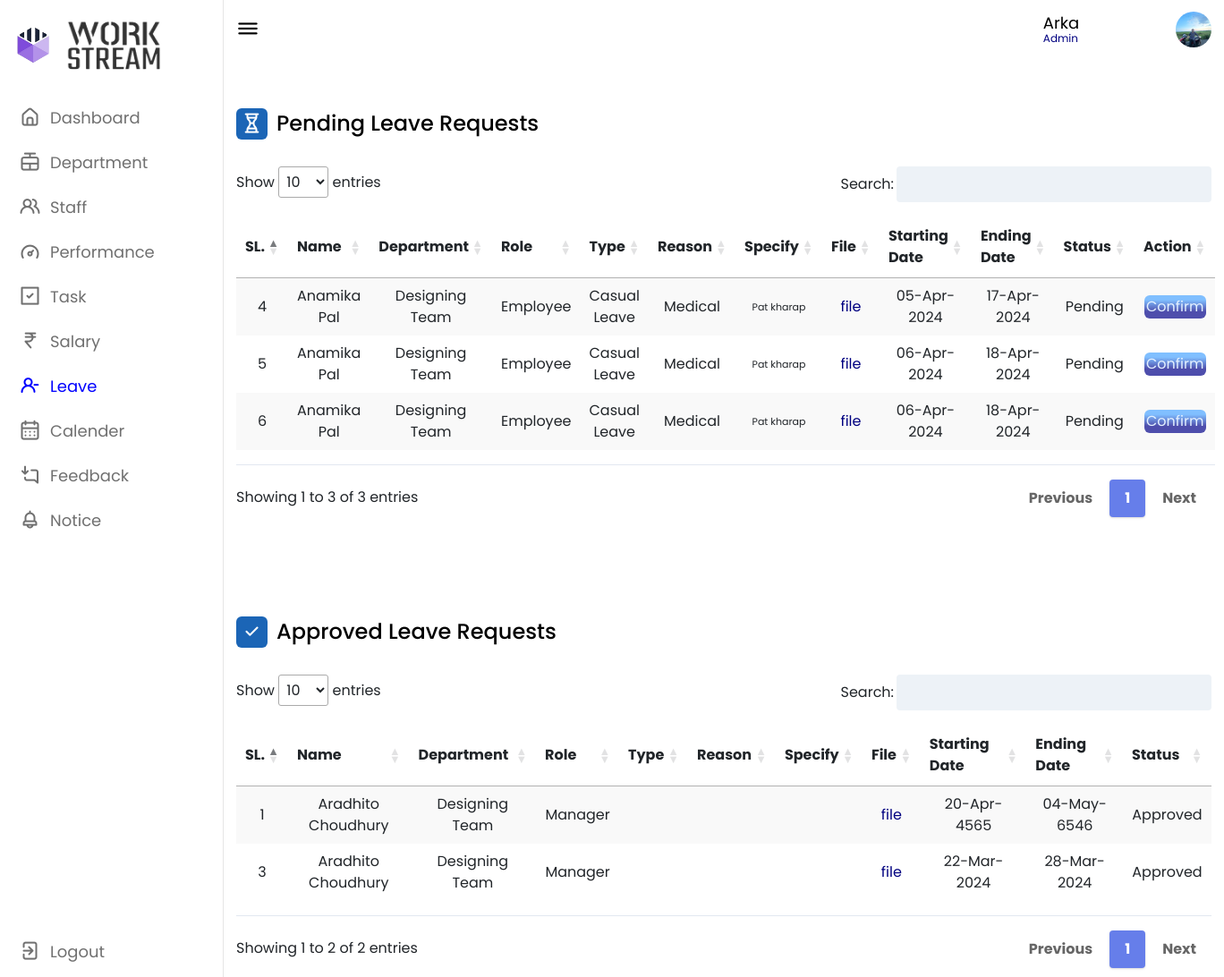
Screenshot of /admin/leave.php (signed in) with the database file from the repository.
### tables this page shows
CREATE TABLE `leave` (
  `id` int(15) NOT NULL,
  `name` varchar(255) NOT NULL,
  `deptm` varchar(255) NOT NULL,
  `man` varchar(255) NOT NULL,
  `type` varchar(255) NOT NULL,
  `reason` varchar(235) NOT NULL,
  `specify` varchar(255) NOT NULL,
  `img` varchar(255) NOT NULL,
  `start_date` varchar(15) NOT NULL,
  `last_date` varchar(15) NOT NULL,
  `email` varchar(255) NOT NULL,
  `status` varchar(23) NOT NULL
);

### admin/leave.php (the view, shortened to what this page needs)
<?php
include '../conn.php';
$data2 = mysqli_query($conn, "SELECT * FROM `leave` WHERE status = 'Pending' ORDER BY id DESC;");
$data3 = mysqli_query($conn, "SELECT * FROM `leave` WHERE status = 'Approved' ORDER BY id DESC;");
$email = $_SESSION["email"];
$dataxc = mysqli_query($conn, "SELECT * FROM admin_login WHERE `email`='$email';");
$nxm = mysqli_fetch_array($dataxc);
$nx = $nxm['name'];
?>
<!DOCTYPE html>
<html lang="en">
<head>
    <link rel="stylesheet" href="style.css">
    <link rel="stylesheet" href="https://unicons.iconscout.com/release/v4.0.0/css/line.css">
    <link href="https://cdn.jsdelivr.net/npm/bootstrap@5.3.2/dist/css/bootstrap.min.css" rel="stylesheet">
    <link href="https://unpkg.com/tailwindcss@2.2.19/dist/tailwind.min.css" rel=" stylesheet">
    <link href="https://cdn.datatables.net/1.10.19/css/jquery.dataTables.min.css" rel="stylesheet">
    <link href="https://cdn.datatables.net/responsive/2.2.3/css/responsive.dataTables.min.css" rel="stylesheet">
</head>
<body>
    <nav>
        <div class="logo-name">
            <div class="logo-image">
                <img src="logo1.png" alt="p8">
            </div>
            <div class="logo-image2">
                <img src="logo2.png" alt="" id="p9">
            </div>
        </div>
        <div class="menu-items">
            <ul class="nav-links">
                <li><a href="dashboard.php">
                        <i class="uil uil-estate"></i>
                        <span class="link-name">Dashboard</span>
                    </a></li>
                <li><a href="dept.php">
                        <i class="uil uil-rope-way"></i>
                        <span class="link-name">Department</span>
                    </a></li>
                <li><a href="staff.php">
                        <i class="uil uil-users-alt"></i>
                        <span class="link-name">Staff</span>
                    </a></li>
                <li><a href="performance.php">
                        <i class="uil uil-tachometer-fast-alt"></i>
                        <span class="link-name">Performance</span>
                    </a></li>
                <li><a href="task.php">
                        <i class="uil uil-check-square"></i>
                        <span class="link-name">Task</span>
                    </a></li>
                <li><a href="salary.php">
                        <i class="uil uil-rupee-sign"></i>
                        <span class="link-name">Salary</span>
                    </a></li>
                <li><a href="leave.php">
                        <i class="uil uil-user-minus" style="color: blue;"></i>
                        <span class="link-name" style="color: blue;">Leave</span>
                    </a></li>
                <li><a href="calander.php">
                        <i class="uil uil-calendar-alt"></i>
                        <span class="link-name">Calender</span>
                    </a></li>
                <li><a href="feedback.php">
                        <i class="uil uil-comment-alt-download"></i>
                        <span class="link-name">Feedback</span>
                    </a></li>
                <li><a href="notice.php">
                        <i class="uil uil-bell"></i>
                        <span class="link-name">Notice</span>
                    </a></li>
            </ul>
            <br><br>
            <br>
            <ul class="logout-mode">
                <li><a href="out.php">
                        <i class="uil uil-signout"></i>
                        <span class="link-name">Logout</span>
                    </a></li>
            </ul>
        </div>
    </nav>
    <section class="dashboard">
        <div class="top">
            <i class="uil uil-bars sidebar-toggle"></i>
            <div class="search-box">
                <input type="text" id="search_bar" name="search_bar" readonly style="border: #fff;">
            </div>
            <div class="nm">
                <h4 class="re"> <?php echo $nx; ?></h4>
                <h5 class="er">Admin</h5>
            </div>
            <img src="1.jpg" alt="">
        </div>
        <div class="dash-content">
            <div class="overview">
                <div class="title">
                    <i class="uil uil-hourglass"></i>
                    <span class="text">Pending Leave Requests</span>
                </div>
                <table id="example" class="stripe hover" style="width:100%; padding-top: 1em;  padding-bottom: 1em;">
                    <thead>
                        <tr style="text-align: center;">
                            <th>SL.</th>
                            <th>Name</th>
                            <th>Department</th>
                            <th>Role</th>
                            <th>Type</th>
                            <th>Reason</th>
                            <th>Specify</th>
                            <th>File</th>
                            <th>Starting Date</th>
                            <th>Ending Date</th>
                            <th>Status</th>
                            <th>Action</th>
                        </tr>
                    </thead>
                    <tbody>
                        <div class="">
                            <?php
                            if ($total2 = mysqli_num_rows($data2) > 0) {
                                while ($result2 = mysqli_fetch_array($data2)) {
                            ?>
                                    <tr style="text-align: center;" id="<?php echo $result2['name']; ?>">
                                        <td> <?php echo $result2['id']; ?> </td>
                                        <td> <?php echo $result2['name']; ?> </td>
                                        <td> <?php echo $result2['deptm']; ?> </td>
                                        <td> <?php echo $result2['man']; ?> </td>
                                        <td> <?php echo $result2['type']; ?> </td>
                                        <td> <?php echo $result2['reason']; ?> </td>
                                        <td style="font-size: 11px;"> <?php echo $result2['specify']; ?> </td>
                                        <td style="color:navy;"> <a href="<?php echo $result2['img']; ?>" download> file</a> </td>
                                        <td> <?php echo date('d-M-Y', strtotime($result2['start_date'])); ?> </td>
                                        <td> <?php echo date('d-M-Y', strtotime($result2['last_date'])); ?> </td>
                                        <td> <?php echo $result2['status']; ?> </td>
                                        <td>
                                            <form action="leave_approve.php" method="post">
                                                <button class="vibrant-y">Confirm</button>
                                            </form>
                                        </td>
                                    </tr>
                            <?php
                                }
                            } else {
                                echo "no FoUnD";
                            }
                            ?>
                        </div>
                    </tbody>
                </table>
            </div>
        </div>
        <div class="dash-content">
            <div class="overview">
                <div class="title">
                    <i class="uil uil-check"></i>
                    <span class="text">Approved Leave Requests</span>
                </div>
                <table id="example1" class="stripe hover" style="width:100%; padding-top: 1em;  padding-bottom: 1em;">
                    <thead>
                        <tr style="text-align: center;">
                            <th>SL.</th>
                            <th>Name</th>
                            <th>Department</th>
                            <th>Role</th>
                            <th>Type</th>
                            <th>Reason</th>
                            <th>Specify</th>
                            <th>File</th>
                            <th>Starting Date</th>
                            <th>Ending Date</th>
                            <th>Status</th>
                        </tr>
                    </thead>
                    <tbody>
                        <div class="">
                            <?php
                            if ($total3 = mysqli_num_rows($data3) > 0) {
                                while ($result3 = mysqli_fetch_array($data3)) {
                            ?>
                                    <tr class="" style="text-align: center;">
                                        <td> <?php echo $result3['id']; ?> </td>
                                        <td> <?php echo $result3['name']; ?> </td>
                                        <td> <?php echo $result3['deptm']; ?> </td>
                                        <td> <?php echo $result3['man']; ?> </td>
                                        <td> <?php echo $result2['type']; ?> </td>
                                        <td> <?php echo $result2['reason']; ?> </td>
                                        <td > <?php echo $result2['specify']; ?> </td>
                                        <td style="color:navy;"> <a href="<?php echo $result2['img']; ?>" download> file</a> </td>
                                        <td> <?php echo date('d-M-Y', strtotime($result3['start_date'])); ?> </td>
                                        <td> <?php echo date('d-M-Y', strtotime($result3['last_date'])); ?> </td>
                                        <td> <?php echo $result3['status']; ?> </td>
                                    </tr>
                            <?php
                                }
                            } else {
                                echo "no FoUnD";
                            }
                            ?>
                        </div>
                    </tbody>
                </table>
            </div>
        </div>
    </section>
</body>
</html>

### admin/style.css (style rules this page uses)
* { margin: 0; padding: 0; box-sizing: border-box; font-family: 'Poppins', sans-serif; }
:root { --panel-color: #FFF; --text-color: #000; --black-light-color: #707070; --border-color: #e6e5e5; --toggle-color: #DDD; --box1-color: #4DA3FF; --box2-color: #FFE6AC; --box3-color: #E7D1FC; --title-icon-color: #fff; --tran-05: all 0.5s ease; --tran-03: all 0.3s ease; --tran-03: all 0.2s ease; }
body { min-height: 100vh; background-color: var(--primary-color); }
nav { position: fixed; top: 0; left: 0; height: 100%; width: 250px; padding: 10px 14px; background-color: var(--panel-color); border-right: 1px solid var(--border-color); transition: var(--tran-05); }
nav .logo-name { display: flex; align-items: center; }
nav .logo-image { display: flex; justify-content: center; min-width: 45px; }
nav .logo-image img { width: 40px; object-fit: cover; border-radius: 50%; }
nav .menu-items { margin-top: 40px; height: calc(100% - 110px); display: flex; flex-direction: column; justify-content: space-between; }
.menu-items li { list-style: none; }
.menu-items li a { display: flex; align-items: center; height: 50px; text-decoration: none; position: relative; }
.menu-items li a i { font-size: 24px; min-width: 45px; height: 100%; display: flex; align-items: center; justify-content: center; color: var(--black-light-color); }
.menu-items li a .link-name { font-size: 18px; font-weight: 400; color: var(--black-light-color); transition: var(--tran-05); }
.dashboard { position: relative; left: 250px; background-color: var(--panel-color); min-height: 100vh; width: calc(100% - 250px); padding: 10px 14px; transition: var(--tran-05); }
.dashboard .top { position: fixed; top: 0; left: 250px; display: flex; width: calc(100% - 250px); justify-content: space-between; align-items: center; padding: 10px 14px; background-color: var(--panel-color); transition: var(--tran-05); z-index: 10; }
.dashboard .top .sidebar-toggle { font-size: 26px; color: var(--text-color); cursor: pointer; }
.dashboard .top .search-box { position: relative; height: 45px; max-width: 600px; width: 100%; margin: 0 30px; }
.top .search-box input { position: absolute; border: 1px solid var(--border-color); background-color: var(--panel-color); padding: 0 25px 0 50px; border-radius: 5px; height: 100%; width: 100%; color: var(--text-color); font-size: 15px; font-weight: 400; outline: none; }
.top img { width: 40px; border-radius: 50%; height: 40px; }
.dashboard .dash-content { padding-top: 50px; }
.dash-content .title { display: flex; align-items: center; margin: 60px 0 30px 0; }
.dash-content .title i { position: relative; height: 35px; width: 35px; background-color: #1b65b6; border-radius: 6px; color: var(--title-icon-color); display: flex; align-items: center; justify-content: center; font-size: 24px; }
.dash-content .title .text { font-size: 24px; font-weight: 500; color: var(--text-color); margin-left: 10px; }
#p9 { height: 30px; width: 250px; }

### admin/leave.php (style rules this page uses)
li { margin-left: -33px; }
.re { font-size: 18px; color: #000; display: block; }
.er { font-size: 12px; color: navy; }
.menu-items li a { margin-left: 30px; display: flex; align-items: center; height: 50px; text-decoration: none; position: relative; }
nav .menu-items { margin-top: 14px; height: calc(100% - 90px); display: flex; flex-direction: column; justify-content: space-between; }
#p9 { height: 121px; width: 109px; border-radius: 0px; margin-top: -40px; margin-bottom: -40px; margin-left: 15px; }
nav .logo-image img { width: 40px; object-fit: cover; border-radius: 50%; }
.vibrant-y { background: -webkit-linear-gradient(top, #80bfff 20%, rgb(78 78 172) 70%); color: #e4f1ff; border: none; border-radius: 6px; width: 69px; cursor: pointer; padding: 1%; margin: 1%; }
table.dataTable.no-footer { border-bottom: 1px solid #e2e8f0; margin-top: 0.75em; margin-bottom: 0.75em; }

### rows the page displays
leave: id "6", name "Anamika Pal", deptm "Designing Team", man "Employee", type "Casual Leave", reason "Medical", specify "Pat kharap", start_date "06-Apr-2024", last_date "18-Apr-2024", status "Pending"
leave: id "5", name "Anamika Pal", deptm "Designing Team", man "Employee", type "Casual Leave", reason "Medical", specify "Pat kharap", start_date "06-Apr-2024", last_date "18-Apr-2024", status "Pending"
leave: id "4", name "Anamika Pal", deptm "Designing Team", man "Employee", type "Casual Leave", reason "Medical", specify "Pat kharap", start_date "05-Apr-2024", last_date "17-Apr-2024", status "Pending"
leave: id "3", name "Aradhito Choudhury", deptm "Designing Team", man "Manager", start_date "22-Mar-2024", last_date "28-Mar-2024", status "Approved"
leave: id "1", name "Aradhito Choudhury", deptm "Designing Team", man "Manager", start_date "20-Apr-4565", last_date "04-May-6546", status "Approved"

### other values shown
$nx "Arka"
